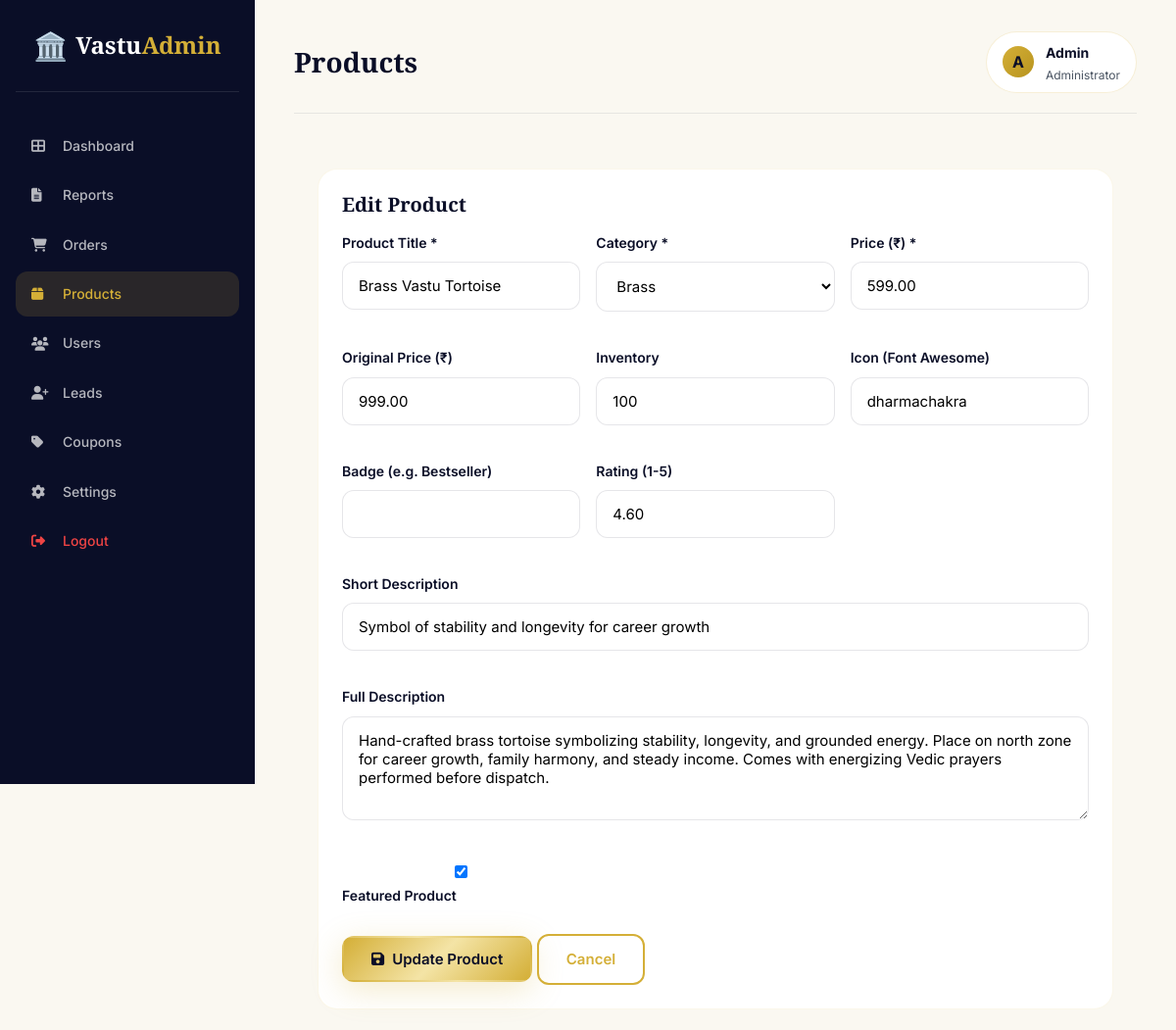
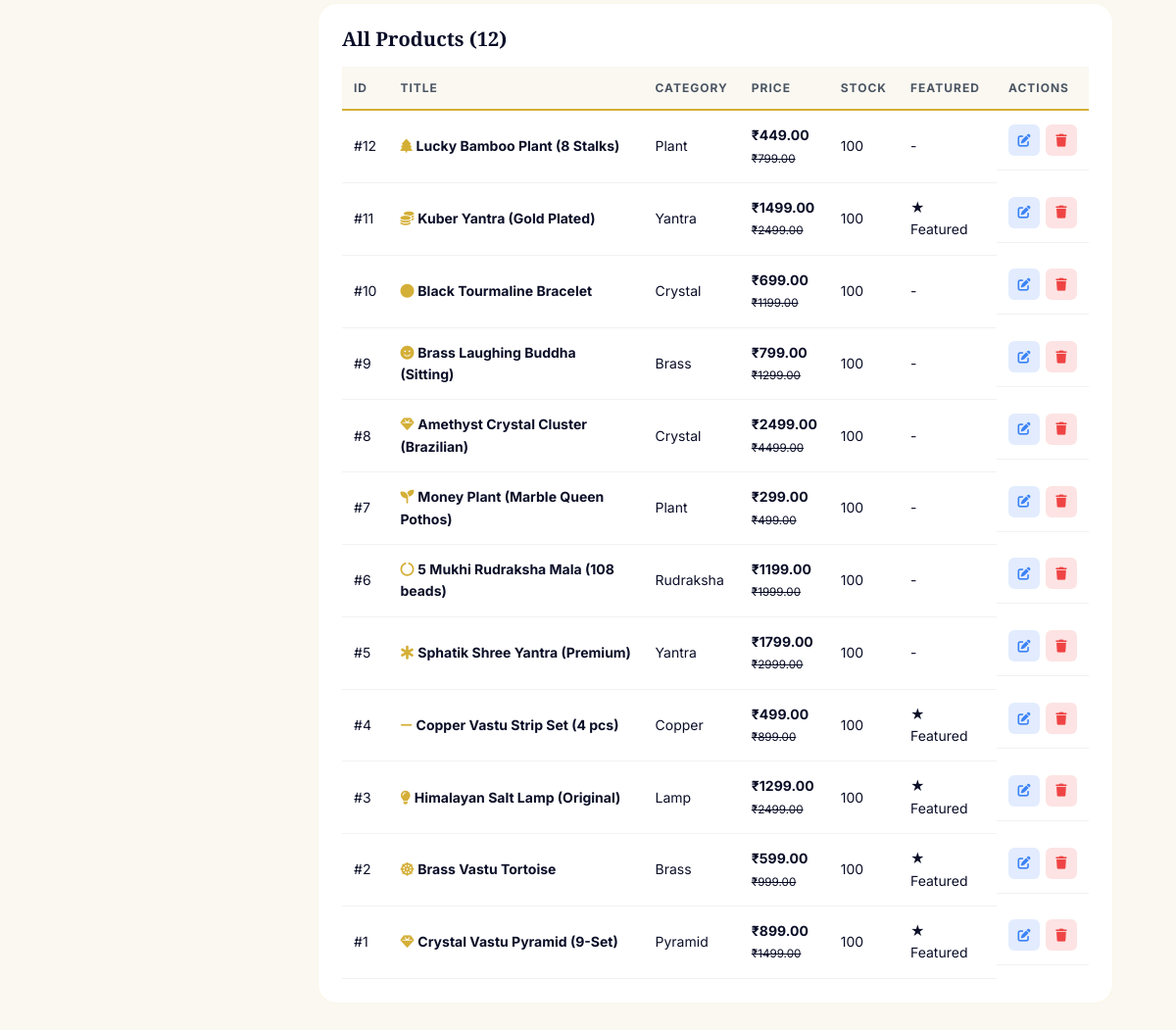
The page /backend/admin/products.php?edit=2 (signed in) on the database its author committed (2 pictures, top to bottom).
### tables this page shows
CREATE TABLE IF NOT EXISTS users (
    id INT AUTO_INCREMENT PRIMARY KEY,
    name VARCHAR(120) NOT NULL,
    email VARCHAR(160) UNIQUE NOT NULL,
    phone VARCHAR(20),
    city VARCHAR(80),
    password_hash VARCHAR(255),
    role ENUM('user','admin') DEFAULT 'user',
    avatar VARCHAR(255),
    email_verified TINYINT(1) DEFAULT 0,
    phone_verified TINYINT(1) DEFAULT 0,
    last_login DATETIME,
    created_at DATETIME DEFAULT CURRENT_TIMESTAMP,
    updated_at DATETIME DEFAULT CURRENT_TIMESTAMP ON UPDATE CURRENT_TIMESTAMP,
    INDEX idx_email (email),
    INDEX idx_phone (phone)
);

CREATE TABLE IF NOT EXISTS products (
    id INT AUTO_INCREMENT PRIMARY KEY,
    title VARCHAR(180) NOT NULL,
    slug VARCHAR(200) UNIQUE,
    description TEXT,
    short_description VARCHAR(500),
    category VARCHAR(60),
    price DECIMAL(10,2) NOT NULL,
    original_price DECIMAL(10,2),
    inventory INT DEFAULT 100,
    icon VARCHAR(80) DEFAULT 'gem',
    image VARCHAR(500),
    images TEXT,
    rating DECIMAL(3,2) DEFAULT 4.5,
    reviews INT DEFAULT 0,
    badge VARCHAR(40),
    is_featured TINYINT(1) DEFAULT 0,
    is_active TINYINT(1) DEFAULT 1,
    seo_title VARCHAR(180),
    seo_description VARCHAR(500),
    weight DECIMAL(8,2),
    sku VARCHAR(50),
    created_at DATETIME DEFAULT CURRENT_TIMESTAMP,
    updated_at DATETIME DEFAULT CURRENT_TIMESTAMP ON UPDATE CURRENT_TIMESTAMP,
    INDEX idx_category (category),
    INDEX idx_active (is_active),
    INDEX idx_slug (slug)
);

### backend/includes/auth.php (called while the page is built, shortened)
<?php
function isAdminLoggedIn() {
    return true;
}
function getCurrentAdmin() {
    try {
        return Database::row("SELECT id, name, email, role FROM users WHERE id = ? AND role = 'admin'", [$_SESSION['admin_id']]);
    } catch (Exception $e) {
        return null;
    }
}

### backend/config/database.php (called while the page is built, shortened)
<?php
class Database {
    private static $instance = null;
    private $pdo;
    private function __construct() {
        $dsn = "mysql:host=" . DB_HOST . ";dbname=" . DB_NAME . ";charset=" . DB_CHARSET;
        $options = [
            PDO::ATTR_ERRMODE => PDO::ERRMODE_EXCEPTION,
            PDO::ATTR_DEFAULT_FETCH_MODE => PDO::FETCH_ASSOC,
            PDO::ATTR_EMULATE_PREPARES => false,
        ];
        try {
            $this->pdo = new PDO($dsn, DB_USER, DB_PASS, $options);
        } catch (PDOException $e) {
            if (APP_ENV === 'development') {
                die(json_encode(['success' => false, 'message' => 'DB error: ' . $e->getMessage()]));
            } else {
                die(json_encode(['success' => false, 'message' => 'Database connection failed']));
            }
        }
    }
    public static function getInstance() {
        if (self::$instance === null) {
            self::$instance = new self();
        }
        return self::$instance;
    }
    public function getConnection() {
        return $this->pdo;
    }
    public static function row($sql, $params = []) {
        $stmt = self::getInstance()->getConnection()->prepare($sql);
        $stmt->execute($params);
        return $stmt->fetch();
    }
    public static function all($sql, $params = []) {
        $stmt = self::getInstance()->getConnection()->prepare($sql);
        $stmt->execute($params);
        return $stmt->fetchAll();
    }
}

### backend/admin/products.php (the view, shortened to what this page needs)
<?php
$pageTitle = 'Products';
$products = Database::all("SELECT * FROM products WHERE is_active = 1 ORDER BY id DESC");
$editing = null;
if (!empty($_GET['edit'])) {
    $editing = Database::row("SELECT * FROM products WHERE id = ?", [intval($_GET['edit'])]);
}
include '_header.php';
?>
<div class="admin-card">
    <h2 style="margin-bottom: 16px;"><?= $editing ? 'Edit Product' : 'Add New Product' ?></h2>
    <form method="POST">
        <div style="display:grid; grid-template-columns: repeat(auto-fit, minmax(220px, 1fr)); gap: 16px;">
            <div class="form-group">
                <label>Product Title *</label>
                <input type="text" name="title" required value="<?= htmlspecialchars($editing['title'] ?? '') ?>">
            </div>
            <div class="form-group">
                <label>Category *</label>
                <select name="category" required>
                    <?php foreach (['pyramid','crystal','brass','copper','yantra','rudraksha','lamp','plant'] as $c): ?>
                        <option value="<?= $c ?>" <?= ($editing['category'] ?? '') === $c ? 'selected' : '' ?>><?= ucfirst($c) ?></option>
                    <?php endforeach; ?>
                </select>
            </div>
            <div class="form-group">
                <label>Price (₹) *</label>
                <input type="number" name="price" required step="0.01" value="<?= $editing['price'] ?? '' ?>">
            </div>
            <div class="form-group">
                <label>Original Price (₹)</label>
                <input type="number" name="original_price" step="0.01" value="<?= $editing['original_price'] ?? '' ?>">
            </div>
            <div class="form-group">
                <label>Inventory</label>
                <input type="number" name="inventory" value="<?= $editing['inventory'] ?? 100 ?>">
            </div>
            <div class="form-group">
                <label>Icon (Font Awesome)</label>
                <input type="text" name="icon" value="<?= htmlspecialchars($editing['icon'] ?? 'gem') ?>" placeholder="gem, dharmachakra, lightbulb...">
            </div>
            <div class="form-group">
                <label>Badge (e.g. Bestseller)</label>
                <input type="text" name="badge" value="<?= htmlspecialchars($editing['badge'] ?? '') ?>">
            </div>
            <div class="form-group">
                <label>Rating (1-5)</label>
                <input type="number" name="rating" min="1" max="5" step="0.1" value="<?= $editing['rating'] ?? 4.5 ?>">
            </div>
            <div class="form-group" style="grid-column: 1 / -1;">
                <label>Short Description</label>
                <input type="text" name="short_description" value="<?= htmlspecialchars($editing['short_description'] ?? '') ?>">
            </div>
            <div class="form-group" style="grid-column: 1 / -1;">
                <label>Full Description</label>
                <textarea name="description" rows="4"><?= htmlspecialchars($editing['description'] ?? '') ?></textarea>
            </div>
            <div class="form-group">
                <label><input type="checkbox" name="is_featured" <?= !empty($editing['is_featured']) ? 'checked' : '' ?>> Featured Product</label>
            </div>
        </div>
        <button class="btn btn-primary" type="submit"><i class="fas fa-save"></i> <?= $editing ? 'Update' : 'Add' ?> Product</button>
        <?php if ($editing): ?><a href="products.php" class="btn btn-outline">Cancel</a><?php endif; ?>
    </form>
</div>
<div class="admin-card">
    <h2 style="margin-bottom: 16px;">All Products (<?= count($products) ?>)</h2>
    <table class="admin-table">
        <thead><tr><th>ID</th><th>Title</th><th>Category</th><th>Price</th><th>Stock</th><th>Featured</th><th>Actions</th></tr></thead>
        <tbody>
            <?php foreach ($products as $p): ?>
                <tr>
                    <td>#<?= $p['id'] ?></td>
                    <td>
                        <i class="fas fa-<?= htmlspecialchars($p['icon']) ?>" style="color: #D4AF37;"></i>
                        <strong><?= htmlspecialchars($p['title']) ?></strong>
                    </td>
                    <td><?= ucfirst($p['category']) ?></td>
                    <td>
                        <strong>₹<?= $p['price'] ?></strong>
                        <?php if ($p['original_price']): ?><br><small><s>₹<?= $p['original_price'] ?></s></small><?php endif; ?>
                    </td>
                    <td><?= $p['inventory'] ?></td>
                    <td><?= !empty($p['is_featured']) ? '★ Featured' : '-' ?></td>
                    <td class="actions">
                        <a href="?edit=<?= $p['id'] ?>" class="action-btn edit"><i class="fas fa-edit"></i></a>
                        <a href="?delete=<?= $p['id'] ?>" onclick="return confirmDelete('Delete this product?')" class="action-btn delete"><i class="fas fa-trash"></i></a>
                    </td>
                </tr>
            <?php endforeach; ?>
        </tbody>
    </table>
</div>
<?php include '_footer.php'; ?>

### backend/admin/_header.php (shortened to what this page needs)
<?php
$currentAdmin = getCurrentAdmin();
$currentPage = basename($_SERVER['SCRIPT_NAME'], '.php');
?>
<!DOCTYPE html>
<html lang="en">
<head>
    <link rel="stylesheet" href="https://cdnjs.cloudflare.com/ajax/libs/font-awesome/6.4.0/css/all.min.css">
    <link rel="stylesheet" href="../../frontend/css/style.css">
    <link rel="stylesheet" href="../../frontend/css/animations.css">
</head>
<body>
<div class="admin-layout">
    <aside class="admin-sidebar">
        <div class="logo">
            <span class="logo-icon">🏛️</span>
            <span class="logo-text">Vastu<span class="gold">Admin</span></span>
        </div>
        <nav class="admin-nav">
            <a href="dashboard.php" class="<?= $currentPage === 'dashboard' ? 'active' : '' ?>"><i class="fas fa-th-large"></i> Dashboard</a>
            <a href="reports.php" class="<?= $currentPage === 'reports' ? 'active' : '' ?>"><i class="fas fa-file-alt"></i> Reports</a>
            <a href="orders.php" class="<?= $currentPage === 'orders' ? 'active' : '' ?>"><i class="fas fa-shopping-cart"></i> Orders</a>
            <a href="products.php" class="<?= $currentPage === 'products' || $currentPage === 'product_edit' ? 'active' : '' ?>"><i class="fas fa-box"></i> Products</a>
            <a href="users.php" class="<?= $currentPage === 'users' ? 'active' : '' ?>"><i class="fas fa-users"></i> Users</a>
            <a href="leads.php" class="<?= $currentPage === 'leads' ? 'active' : '' ?>"><i class="fas fa-user-plus"></i> Leads</a>
            <a href="coupons.php" class="<?= $currentPage === 'coupons' ? 'active' : '' ?>"><i class="fas fa-tag"></i> Coupons</a>
            <a href="settings.php" class="<?= $currentPage === 'settings' ? 'active' : '' ?>"><i class="fas fa-cog"></i> Settings</a>
            <a href="logout.php" style="margin-top: auto; color: #EF4444;"><i class="fas fa-sign-out-alt"></i> Logout</a>
        </nav>
    </aside>
    <main class="admin-main">
        <div class="admin-topbar">
            <h1><?= htmlspecialchars($pageTitle) ?></h1>
            <div class="user-menu">
                <div style="width: 32px; height: 32px; background: linear-gradient(135deg, #D4AF37, #B8941F); border-radius: 50%; display: flex; align-items: center; justify-content: center; color: #0A0E27; font-weight: 700;">
                    <?= strtoupper(substr($currentAdmin['name'] ?? 'A', 0, 1)) ?>
                </div>
                <div>
                    <strong style="font-size: 14px;"><?= htmlspecialchars($currentAdmin['name'] ?? 'Admin') ?></strong>
                    <div style="font-size: 12px; color: #4B5563;">Administrator</div>
                </div>
            </div>
        </div>
        <div class="admin-content">

### frontend/css/style.css (style rules this page uses)
:root { --gold: #D4AF37; --gold-light: #F4E4A6; --gold-dark: #B8941F; --gold-gradient: linear-gradient(135deg, #D4AF37 0%, #F4E4A6 50%, #D4AF37 100%); --dark: #0A0E27; --dark-2: #131938; --dark-3: #1E2548; --white: #FFFFFF; --off-white: #FAF8F1; --cream: #FFF9E6; --gray-100: #F5F5F5; --gray-200: #E5E5E5; --gray-400: #9CA3AF; --gray-600: #4B5563; --gray-800: #1F2937; --success: #10B981; --danger: #EF4444; --warning: #F59E0B; --info: #3B82F6; --shadow-sm: 0 2px 8px rgba(10, 14, 39, 0.08); --shadow-md: 0 8px 24px rgba(10, 14, 39, 0.12); --shadow-lg: 0 16px 48px rgba(10, 14, 39, 0.18); --shadow-gold: 0 8px 32px rgba(212, 175, 55, 0.25); --radius-sm: 8px; --radius-md: 12px; --radius-lg: 20px; --radius-xl: 28px; --transition: all 0.3s cubic-bezier(0.4, 0, 0.2, 1); --font-display: 'Playfair Display', Georgia, serif; --font-body: 'Inter', -apple-system, BlinkMacSystemFont, sans-serif; }
* { margin: 0; padding: 0; box-sizing: border-box; }
html { scroll-behavior: smooth; }
body { font-family: var(--font-body); color: var(--dark); background: var(--off-white); line-height: 1.6; overflow-x: hidden; -webkit-font-smoothing: antialiased; }
a { color: inherit; text-decoration: none; }
button { font-family: inherit; cursor: pointer; border: none; background: none; }
h1, h2, h3, h4, h5 { font-family: var(--font-display); font-weight: 700; line-height: 1.2; color: var(--dark); }
.gold { color: var(--gold); }
.btn { display: inline-flex; align-items: center; justify-content: center; gap: 8px; padding: 12px 28px; border-radius: var(--radius-md); font-weight: 600; font-size: 15px; transition: var(--transition); cursor: pointer; border: 2px solid transparent; white-space: nowrap; }
.btn-primary { background: var(--gold-gradient); color: var(--dark); box-shadow: var(--shadow-gold); }
.btn-outline { border-color: var(--gold); color: var(--gold); background: transparent; }
.logo { display: flex; align-items: center; gap: 8px; font-family: var(--font-display); font-size: 24px; font-weight: 700; color: var(--dark); }
.logo-icon { font-size: 28px; }

### backend/admin/_header.php (style rules this page uses)
body { background: #FAF8F1; }
.admin-content { padding: 24px; }

### rows shown on the page
users: name "A", name "Admin"
products: title "Brass Vastu Tortoise", category "Brass", price "599.00", original_price "999.00", inventory "100", icon "dharmachakra", rating "4.60", short_description "Symbol of stability and longevity for career growth", description "Hand-crafted brass tortoise symbolizing stability, longevity, and grounded energy. Place on north zone for career growth, family harmony, and steady income. Comes with energizing Vedic prayers performed before dispatch.", is_featured "☑", id "2", shows "★ Featured"
products: id "12", title "Lucky Bamboo Plant (8 Stalks)", category "Plant", price "449.00", original_price "799.00", inventory "100"
products: id "11", title "Kuber Yantra (Gold Plated)", category "Yantra", price "1499.00", original_price "2499.00", inventory "100", is_featured "★ Featured"
products: id "10", title "Black Tourmaline Bracelet", category "Crystal", price "699.00", original_price "1199.00", inventory "100"
products: id "9", title "Brass Laughing Buddha (Sitting)", category "Brass", price "799.00", original_price "1299.00", inventory "100"
products: id "8", title "Amethyst Crystal Cluster (Brazilian)", category "Crystal", price "2499.00", original_price "4499.00", inventory "100"
products: id "7", title "Money Plant (Marble Queen Pothos)", category "Plant", price "299.00", original_price "499.00", inventory "100"
products: id "6", title "5 Mukhi Rudraksha Mala (108 beads)", category "Rudraksha", price "1199.00", original_price "1999.00", inventory "100"
products: id "5", title "Sphatik Shree Yantra (Premium)", category "Yantra", price "1799.00", original_price "2999.00", inventory "100"
products: id "4", title "Copper Vastu Strip Set (4 pcs)", category "Copper", price "499.00", original_price "899.00", inventory "100", is_featured "★ Featured"
products: id "3", title "Himalayan Salt Lamp (Original)", category "Lamp", price "1299.00", original_price "2499.00", inventory "100", is_featured "★ Featured"
products: id "1", title "Crystal Vastu Pyramid (9-Set)", category "Pyramid", price "899.00", original_price "1499.00", inventory "100", is_featured "★ Featured"

### other values the page prints
$pageTitle "Products"
count($products) "12"
